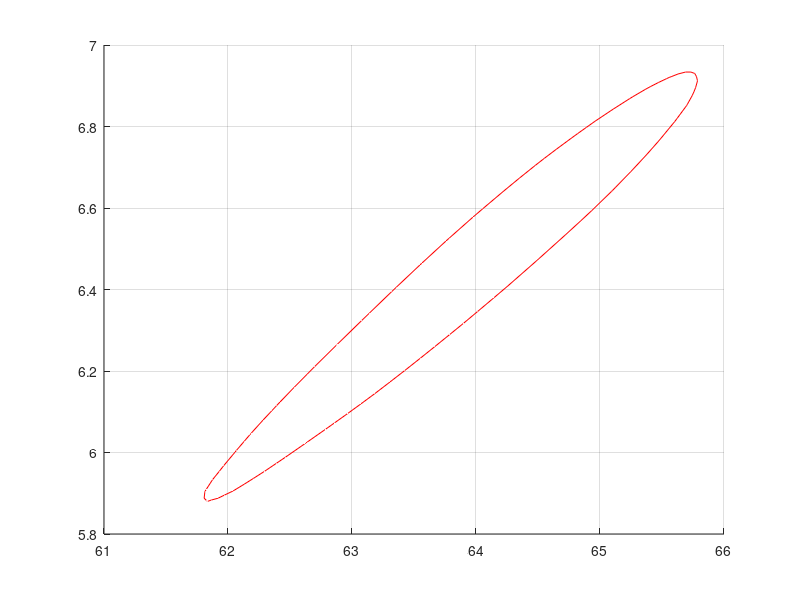

Recreate this plot in MATLAB. (Note: this script raises an error after producing the figure.)
clear all
close all
clc
addpath('C:\Users\XPS\Desktop\PC port\NURBS',...
'C:\Users\XPS\Desktop\PC port\nurbs_toolbox',...
'C:\Users\XPS\Desktop\PC port\My_Function');

load('model_to_section_yves.mat')
%% " rotate " to minimiza the distance
% s1=surf_point{1};s2=surf_point{2};
% 
% [x y z]=nearest(s1(1,1),s1(1,2),s1(1,3),s2(:,1),s2(:,2),s2(:,3));
% [x2 y2 z2]=nearest(s1(2,1),s1(2,2),s1(2,3),s2(:,1),s2(:,2),s2(:,3));
%% tutte le surf sone definite dallo stesso numero di punti
figure
hold on
grid on
npti=numel(surf_point{1}(:,1));
for i=40:50
    npti=max(npti,numel(surf_point{i}(:,1)));
end
ev=linspace(0,1,npti);
for i=40:50
    plot3(surf_point{i}(:,1),surf_point{i}(:,2),surf_point{i}(:,3),'r')
    [a nrb_temp]=nrb_approx(surf_point{i}(:,1),surf_point{i}(:,2),surf_point{i}(:,3),ceil(npti/10),3,1.e-5,20,100);
    new_srf{i-39}=nrbeval(nrb_temp,ev)';
    new_srf{i-39}(end,:)=new_srf{i-39}(1,:);
    plot3(new_srf{i-39}(:,1),new_srf{i-39}(:,2),new_srf{i-39}(:,3),'b')
    pause(1)
end

% %% riordina i punti... -- da estendere a funzione -- 
% x1=new_srf{1}(:,1); y1=new_srf{1}(:,2); z1=new_srf{1}(:,3);
% x2=new_srf{2}(:,1); y2=new_srf{2}(:,2); z2=new_srf{2}(:,3);
% xn=zeros(numel(x2),1); yn=zeros(numel(x2),1); zn=zeros(numel(x2),1); 
% [xn(1) yn(1) zn(1)]=nearest(x1(1),y1(1),z1(1),x2,y2,z2);
% xn(end)=xn(1); yn(end)=yn(1); zn(end)=zn(1); 
% for i=2:npti-1
%     xn(i)=inf; yn(i)=inf; zn(i)=inf; 
%     for j=1:npti-1
%         isnot=isnotin(x2(j),y2(j),z2(j),xn,yn,zn);
%         if isnot & norm([x1(i) y1(i) z1(i)]-[xn(i) yn(i) zn(i)])>norm([x1(i) y1(i) z1(i)]-[x2(j) y2(j) z2(j)])
%                    
%                xn(i)=x2(j); yn(i)=y2(j); zn(i)=z2(j); 
%         end
%     end
% 
%                
% end
%%
figure
hold on
grid on
for i=1:numel(new_srf)
    coons_srf(i)=get_coons(new_srf{i},10,2);
   
    nrbplot(coons_srf(i),[30 30])
end
          
